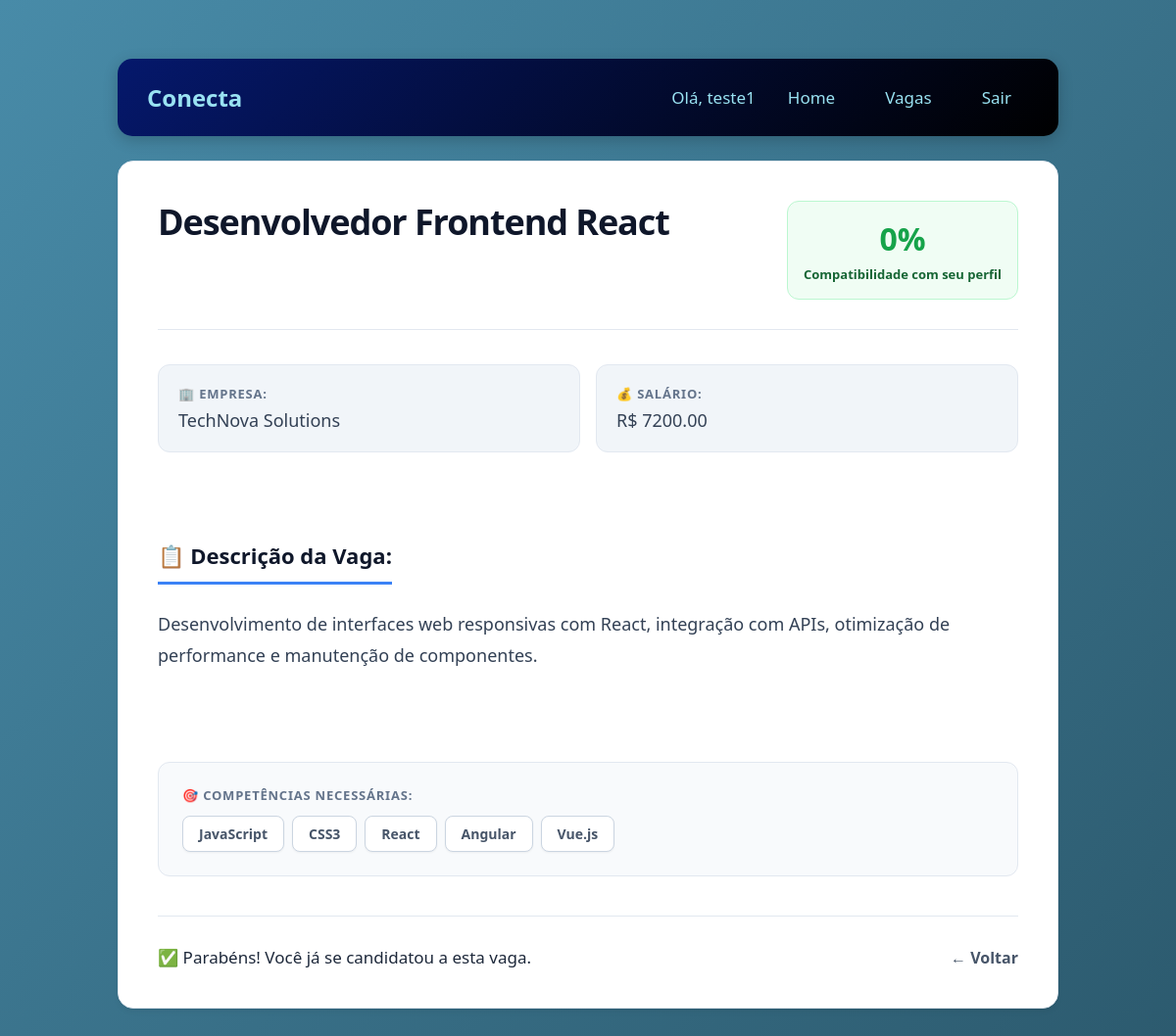
The page /vaga/5 (signed in) on the database as committed earlier.
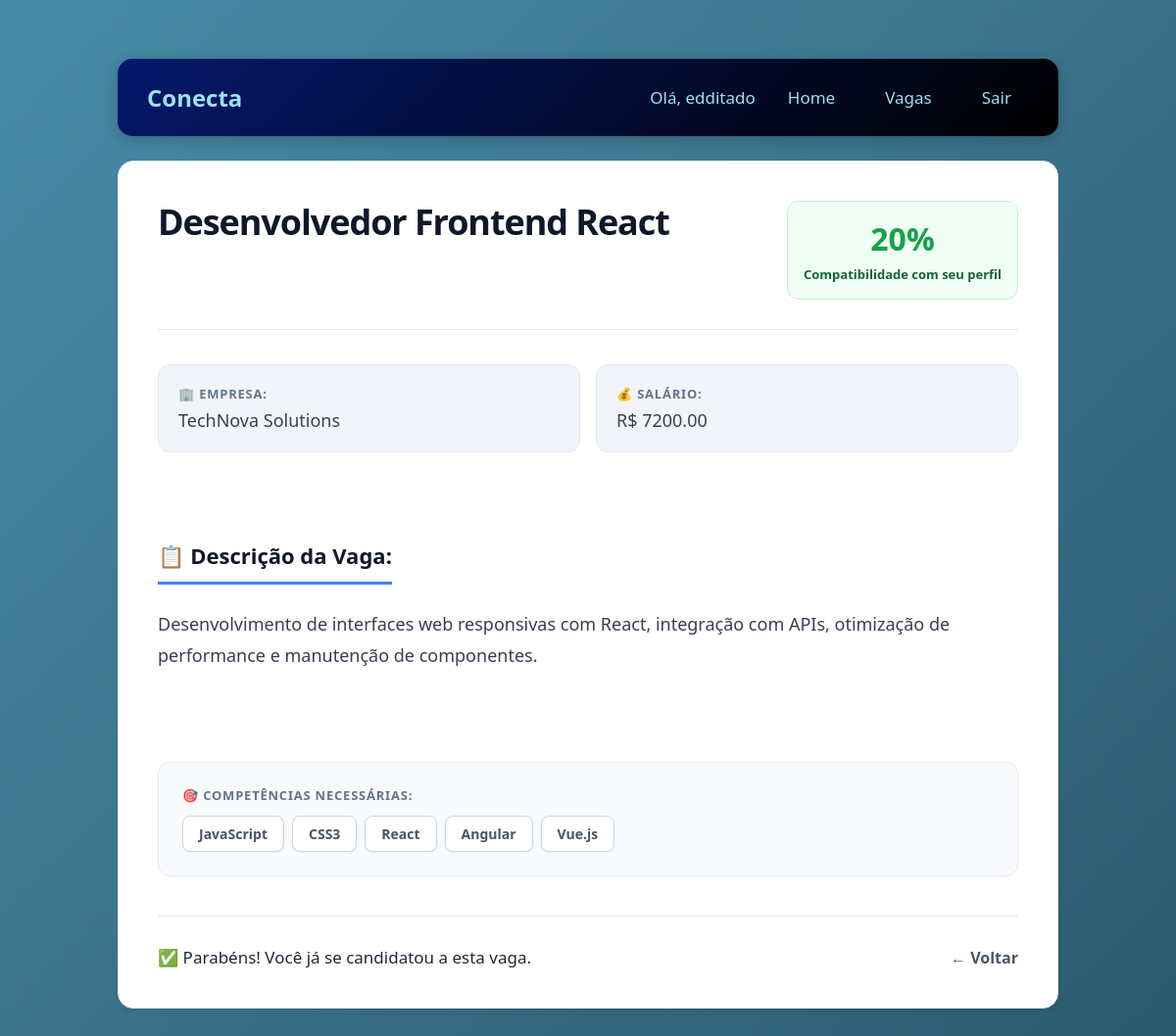
The same page on the database as committed later.
### tables this page shows
CREATE TABLE funcionarios (
        id_funcionario INTEGER PRIMARY KEY AUTOINCREMENT, 
        nome TEXT,
        email TEXT,
        senha TEXT,
        telefone TEXT,
        cpf TEXT NOT NULL UNIQUE    
    );

### routes/candidatar_se.py (the view)
@bp_candidatar_se.route('/vaga/<int:id_vaga>', methods=['GET', 'POST'])
def detalhe_vaga(id_vaga):
    if 'usuario_id' not in session:
        return redirect('/')
    vaga = Vaga.buscar(id_vaga)
    if not vaga:
        flash("Vaga não encontrada!", "erro")
        return redirect(url_for('vagas.listar_vagas'))
    id_funcionario = session['usuario_id']
    match_percent = Match.calcular(id_funcionario, id_vaga)
    match_degrees = match_percent * 3.6
    ja_candidatou = CandidaturaCRUD.verificar_candidatura(id_funcionario, id_vaga)
    total_candidatos = CandidaturaCRUD.contar_candidatos_por_vaga(id_vaga)
    candidatos = CandidaturaCRUD.listar_candidatos_por_vaga(id_vaga)
    return render_template('vaga/vaga_detalhe.html',
                         vaga=vaga,
                         match_percent=match_percent,
                         match_degrees=match_degrees,
                         ja_candidatou=ja_candidatou,
                         total_candidatos=total_candidatos,
                         candidatos=candidatos)

### CRUDs/candidatura.py (called while the page is built)
    @staticmethod
    def contar_candidatos_por_vaga(id_vaga):
        conn = get_connection()
        try:
            cursor = conn.cursor()
            cursor.execute('''
                SELECT COUNT(*) as total
                FROM candidaturas
                WHERE id_vaga = ?
            ''', (id_vaga,))
            resultado = cursor.fetchone()
            return resultado['total'] if resultado else 0
        finally:
            conn.close()

    @staticmethod
    def verificar_candidatura(id_funcionario, id_vaga):
        conn = get_connection()
        try:
            cursor = conn.cursor()
            cursor.execute('''
                SELECT 1 FROM candidaturas
                WHERE id_funcionario = ? AND id_vaga = ?
            ''', (id_funcionario, id_vaga))
            return cursor.fetchone() is not None
        finally:
            conn.close()

### database/connect.py (called while the page is built)
def get_connection():
    conn = sqlite3.connect(Config.DB_PATH)
    conn.execute("PRAGMA foreign_keys = ON;")
    conn.row_factory = sqlite3.Row
    return conn

### templates/vaga/vaga_detalhe.html (shortened to what this page needs)
<!DOCTYPE html>
<html lang="pt-br">
<head>
    <link rel="stylesheet" href="../static/css/vaga/vaga_detalhe.css">
</head>
<body>
    {% extends "menu.html" %}
    {% block content %}
    <div class="vaga-detalhe">
        <div class="vaga-header-detalhe">
            <h2>{{ vaga.titulo }}</h2>
            {% if session.get('tipo') == 'funcionario' %}
                <div class="match-percentual">
                    <div class="match-circle">
                        <span>{{ match_percent }}%</span>
                    </div>
                    <p>Compatibilidade com seu perfil</p>
                </div>
            {% elif session.get('tipo') == 'empresa' %}
                <div class="candidatos-section">
                    <a href="{{ url_for('candidatar_se.ver_candidatos', id_vaga=vaga.id_vaga) }}" class="candidatos-num">
                        {{ total_candidatos if total_candidatos else 0 }} candidato(s)
                    </a>
                </div>
            {% endif %}
        </div>
        <div class="info-section">
            <div class="empresa-info">
                <strong>🏢 Empresa:</strong> {{ vaga.empresa_nome }}
            </div>
            <div class="salario-info">
                <strong>💰 Salário:</strong>
                {% if vaga.salario %}
                    R$ {{ "%.2f"|format(vaga.salario) }}
                {% else %}
                    A combinar
                {% endif %}
            </div>
        </div>
        <div class="descricao-info">
            <strong>📋 Descrição da Vaga:</strong>
            {{ vaga.descricao_html|safe }}
        </div>
        <div class="competencias-info">
            <strong>🎯 Competências Necessárias:</strong>
            <div class="competencias-lista-detalhe">
                {% for comp in vaga.competencias %}
                    <span class="competencia-tag">{{ comp.nome }}</span>
                {% endfor %}
            </div>
        </div>
        <div class="acoes-detalhe">
            {% if session.get('tipo') == 'empresa' %}
                <div class="empresa-acoes">
                    <a href="{{ url_for('atualizar_vaga.editar_vaga', id_vaga=vaga.id_vaga) }}" class="btn-editar">
                        Editar Vaga
                    </a>
                    <form action="{{ url_for('vagas.excluir_vaga', id_vaga=vaga.id_vaga) }}" method="POST" style="display: inline;">
    <button type="submit" class="btn-excluir" onclick="return confirm('Tem certeza que deseja excluir esta vaga? Esta ação não pode ser desfeita!')">
     Excluir Vaga
    </button>
</form>
                </div>
                <a href="#" onclick="window.history.back(); return false;" class="btn-voltar">← Voltar</a>
            {% else %}
                {% if ja_candidatou %}
                    <div class="alert-success">
                        ✅ Parabéns! Você já se candidatou a esta vaga.
                    </div>
                    <a href="#" onclick="window.history.back(); return false;" class="btn-voltar">← Voltar</a>
                {% endif %}
            {% endif %}
        </div>
    </div>
    {% endblock %}

### templates/menu.html (shortened to what this page needs)
<!DOCTYPE html>
<html lang="pt-br">
<head>
    <link rel="stylesheet" href="{{ url_for('static', filename='css/home/homef.css') }}">
</head>
<body>
    <div class="container">
        <div class="header">
            <div class="logo">Conecta</div>
            <div class="user-info">
                <span>Olá, {{ session.usuario_nome }}</span>
                <a href="/home" class="btn-back">Home</a>
                <a href="/vagas" class="btn-back">Vagas</a>
                <a href="/logout" class="btn-logout">Sair</a>
            </div>
        </div>
        <div class="content">
            {% block content %}
            {% endblock %}
        </div>
    </div>
</body>
</html>

Rows that differ between the two databases and show on the page:
changed funcionarios: usuario_nome "teste1" → "edditado"
Other text that changed with them:
{{ match_percent }}: "0" → "20"
